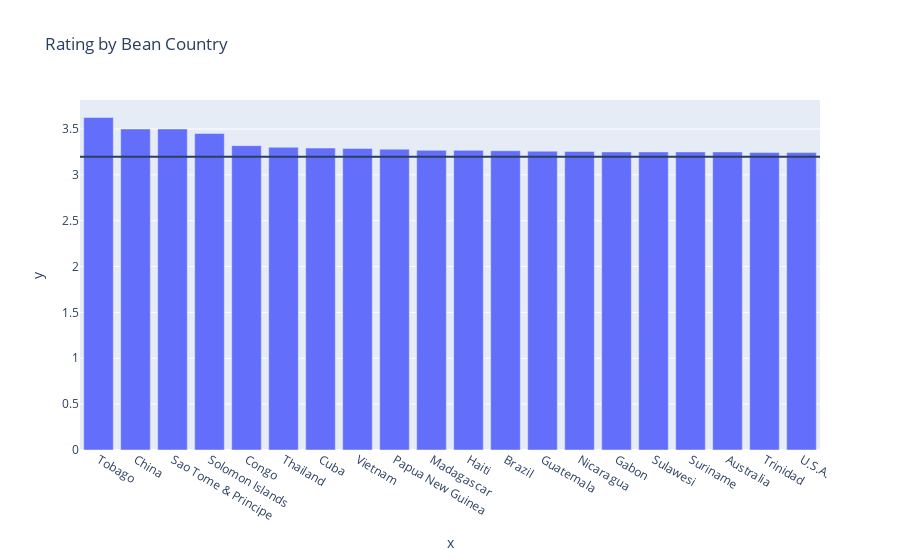

Source (notebook cell):
### Code cell
fig = px.bar(
    data_frame=data.groupby('country_bean').mean().sort_values(by='rating', ascending=False)[:20], 
    x=data.groupby('country_bean').mean().sort_values(by='rating', ascending=False)[:20].index, 
    y=data.groupby('country_bean').mean().sort_values(by='rating', ascending=False)['rating'][:20],
    title='Rating by Bean Country'
    )
fig.add_hline(y=data['rating'].mean())

### Figure 1 — Plotly figure (JSON) as saved in the notebook; plotly's stock layout.template omitted (floating-point values rounded to 4 significant figures)
{"data": [{"alignmentgroup": "True", "hovertemplate": "x=%{x}<br>y=%{y}<extra></extra>", "legendgroup": "", "marker": {"color": "#636efa", "pattern": {"shape": ""}}, "name": "", "offsetgroup": "", "orientation": "v", "showlegend": false, "textposition": "auto", "type": "bar", "x": ["Tobago", "China", "Sao Tome & Principe", "Solomon Islands", "Congo", "Thailand", "Cuba", "Vietnam", "Papua New Guinea", "Madagascar", "Haiti", "Brazil", "Guatemala", "Nicaragua", "Gabon", "Sulawesi", "Suriname", "Australia", "Trinidad", "U.S.A."], "xaxis": "x", "y": [3.625, 3.5, 3.5, 3.45, 3.318, 3.3, 3.292, 3.288, 3.28, 3.267, 3.267, 3.263, 3.258, 3.255, 3.25, 3.25, 3.25, 3.25, 3.244, 3.242], "yaxis": "y"}], "layout": {"barmode": "relative", "legend": {"tracegroupgap": 0}, "shapes": [{"type": "line", "x0": 0, "x1": 1, "xref": "x domain", "y0": 3.196, "y1": 3.196, "yref": "y"}], "title": {"text": "Rating by Bean Country"}, "xaxis": {"anchor": "y", "domain": [0, 1], "title": {"text": "x"}}, "yaxis": {"anchor": "x", "domain": [0, 1], "title": {"text": "y"}}}}
